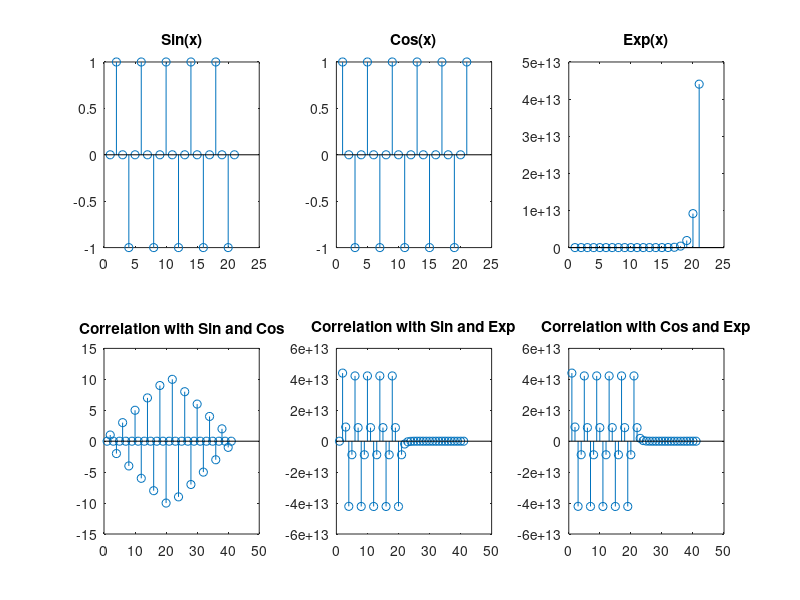

This chart was generated by the following MATLAB code:
clc; 
clear all;
close all;
x=0:0.5 *pi:10*pi;
y = sin(x);
subplot(2,3,1);
stem(y)
title('Sin(x)');
z= cos(x);
subplot(2,3,2)
stem(z)
title('Cos(x)')
t= exp(x)
subplot(2,3,3)
stem(t)
title('Exp(x)')
c= xcorr(y,z)
subplot(2,3,4)
stem(c)
title('Correlation with Sin and Cos')
b = xcorr(y,t)
subplot(2,3,5)
stem(b)
title('Correlation with Sin and Exp')
a = xcorr(z,t)
subplot(2,3,6)
stem(a)
title('Correlation with Cos and Exp')
